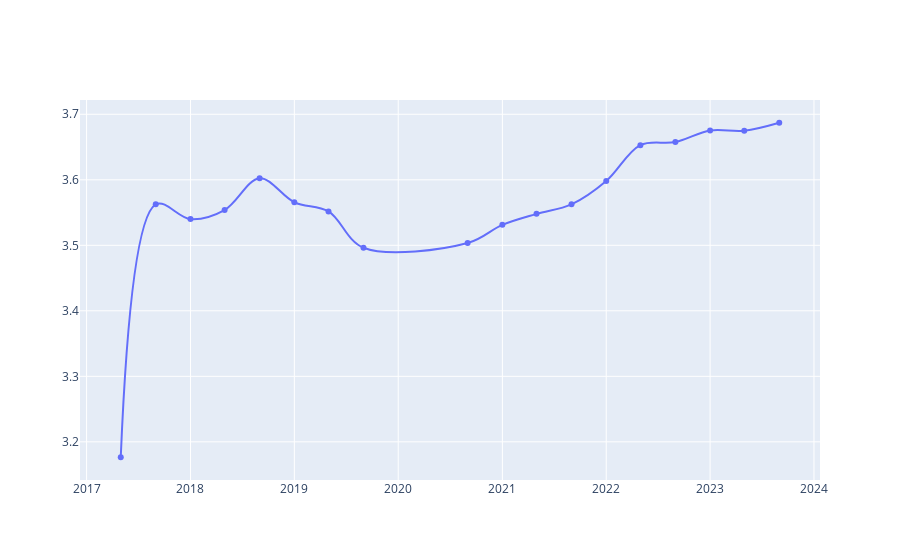

Source (notebook cell):
### Code cell
fig_cr_series = go.Figure()
fig_cr_series.add_trace(go.Scatter(x=cr_series['QUADRIMESTRE'], y=cr_series['CR'], line_shape='spline'))
fig_cr_series.show()

### Figure 1 — Plotly figure (JSON) as saved in the notebook; plotly's stock layout.template omitted (floating-point values rounded to 4 significant figures)
{"data": [{"line": {"shape": "spline"}, "type": "scatter", "x": ["2017-05-01T00:00:00", "2017-09-01T00:00:00", "2018-01-01T00:00:00", "2018-05-01T00:00:00", "2018-09-01T00:00:00", "2019-01-01T00:00:00", "2019-05-01T00:00:00", "2019-09-01T00:00:00", "2020-09-01T00:00:00", "2021-01-01T00:00:00", "2021-05-01T00:00:00", "2021-09-01T00:00:00", "2022-01-01T00:00:00", "2022-05-01T00:00:00", "2022-09-01T00:00:00", "2023-01-01T00:00:00", "2023-05-01T00:00:00", "2023-09-01T00:00:00"], "y": [3.176, 3.562, 3.54, 3.554, 3.602, 3.566, 3.552, 3.496, 3.503, 3.531, 3.548, 3.562, 3.598, 3.653, 3.658, 3.675, 3.675, 3.687]}], "layout": {}}
